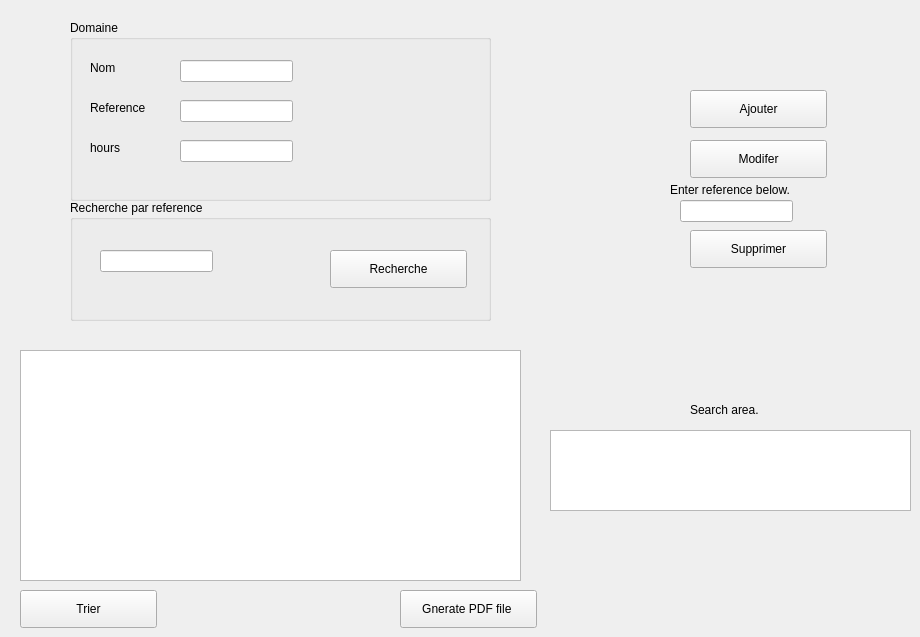
      <widget class="QWidget" name="tab_21">
       <attribute name="title">
        <string>Domaine</string>
       </attribute>
       <widget class="QGroupBox" name="groupBox_7">
        <property name="geometry">
         <rect>
          <x>70</x>
          <y>20</y>
          <width>421</width>
          <height>181</height>
         </rect>
        </property>
        <property name="title">
         <string>Domaine</string>
        </property>
        <widget class="QLabel" name="label_57">
         <property name="geometry">
          <rect>
           <x>20</x>
           <y>40</y>
           <width>56</width>
           <height>16</height>
          </rect>
         </property>
         <property name="text">
          <string>Nom</string>
         </property>
        </widget>
        <widget class="QLabel" name="label_58">
         <property name="geometry">
          <rect>
           <x>20</x>
           <y>80</y>
           <width>71</width>
           <height>16</height>
          </rect>
         </property>
         <property name="text">
          <string>Reference</string>
         </property>
        </widget>
        <widget class="QLabel" name="label_59">
         <property name="geometry">
          <rect>
           <x>20</x>
           <y>120</y>
           <width>71</width>
           <height>16</height>
          </rect>
         </property>
         <property name="text">
          <string>hours</string>
         </property>
        </widget>
        <widget class="QLineEdit" name="le_nom">
         <property name="geometry">
          <rect>
           <x>110</x>
           <y>40</y>
           <width>113</width>
           <height>22</height>
          </rect>
         </property>
        </widget>
        <widget class="QLineEdit" name="la_ref">
         <property name="geometry">
          <rect>
           <x>110</x>
           <y>80</y>
           <width>113</width>
           <height>22</height>
          </rect>
         </property>
        </widget>
        <widget class="QLineEdit" name="les_heurs">
         <property name="geometry">
          <rect>
           <x>110</x>
           <y>120</y>
           <width>113</width>
           <height>22</height>
          </rect>
         </property>
        </widget>
       </widget>
       <widget class="QGroupBox" name="groupBox_8">
        <property name="geometry">
         <rect>
          <x>70</x>
          <y>200</y>
          <width>421</width>
          <height>121</height>
         </rect>
        </property>
        <property name="title">
         <string>Recherche par reference</string>
        </property>
        <widget class="QLineEdit" name="ref_searchinput">
         <property name="geometry">
          <rect>
           <x>30</x>
           <y>50</y>
           <width>113</width>
           <height>22</height>
          </rect>
         </property>
        </widget>
        <widget class="QPushButton" name="search_button">
         <property name="geometry">
          <rect>
           <x>260</x>
           <y>50</y>
           <width>137</width>
           <height>38</height>
          </rect>
         </property>
         <property name="text">
          <string>Recherche</string>
         </property>
         <property name="icon">
          <iconset>
           <normaloff>../../Downloads/690150.png</normaloff>../../Downloads/690150.png</iconset>
         </property>
        </widget>
       </widget>
       <widget class="QPushButton" name="pbb_ajouter_2">
        <property name="geometry">
         <rect>
          <x>690</x>
          <y>90</y>
          <width>137</width>
          <height>38</height>
         </rect>
        </property>
        <property name="text">
         <string>Ajouter</string>
        </property>
        <property name="icon">
         <iconset>
          <normaloff>../../Downloads/1024px-OOjs_UI_icon_add.svg.png</normaloff>../../Downloads/1024px-OOjs_UI_icon_add.svg.png</iconset>
        </property>
       </widget>
       <widget class="QPushButton" name="modify_button">
        <property name="geometry">
         <rect>
          <x>690</x>
          <y>140</y>
          <width>137</width>
          <height>38</height>
         </rect>
        </property>
        <property name="text">
         <string>Modifer</string>
        </property>
        <property name="icon">
         <iconset>
          <normaloff>../../Downloads/edit.png</normaloff>../../Downloads/edit.png</iconset>
        </property>
       </widget>
       <widget class="QPushButton" name="supp_button">
        <property name="geometry">
         <rect>
          <x>690</x>
          <y>230</y>
          <width>137</width>
          <height>38</height>
         </rect>
        </property>
        <property name="text">
         <string>Supprimer</string>
        </property>
        <property name="icon">
         <iconset>
          <normaloff>../../Downloads/trashbin.png</normaloff>../../Downloads/trashbin.png</iconset>
        </property>
       </widget>
       <widget class="QLabel" name="label_60">
        <property name="geometry">
         <rect>
          <x>670</x>
          <y>180</y>
          <width>141</width>
          <height>20</height>
         </rect>
        </property>
        <property name="text">
         <string>Enter reference below.</string>
        </property>
       </widget>
       <widget class="QTableView" name="tab_domaine">
        <property name="geometry">
         <rect>
          <x>20</x>
          <y>350</y>
          <width>501</width>
          <height>231</height>
         </rect>
        </property>
       </widget>
       <widget class="QLineEdit" name="ref_supp">
        <property name="geometry">
         <rect>
          <x>680</x>
          <y>200</y>
          <width>113</width>
          <height>22</height>
         </rect>
        </property>
       </widget>
       <widget class="QTableView" name="search_tab">
        <property name="geometry">
         <rect>
          <x>550</x>
          <y>430</y>
          <width>361</width>
          <height>81</height>
         </rect>
        </property>
       </widget>
       <widget class="QLabel" name="label_61">
        <property name="geometry">
         <rect>
          <x>690</x>
          <y>400</y>
          <width>71</width>
          <height>20</height>
         </rect>
        </property>
        <property name="text">
         <string>Search area.</string>
        </property>
       </widget>
       <widget class="QPushButton" name="Tri_button">
        <property name="geometry">
         <rect>
          <x>20</x>
          <y>590</y>
          <width>137</width>
          <height>38</height>
         </rect>
        </property>
        <property name="text">
         <string>Trier</string>
        </property>
        <property name="icon">
         <iconset>
          <normaloff>../../Downloads/690150.png</normaloff>../../Downloads/690150.png</iconset>
        </property>
       </widget>
       <widget class="QPushButton" name="pdf_generate">
        <property name="geometry">
         <rect>
          <x>400</x>
          <y>590</y>
          <width>137</width>
          <height>38</height>
         </rect>
        </property>
        <property name="text">
         <string>Gnerate PDF file </string>
        </property>
        <property name="icon">
         <iconset>
          <normaloff>../../Downloads/690150.png</normaloff>../../Downloads/690150.png</iconset>
        </property>
       </widget>
      </widget>
